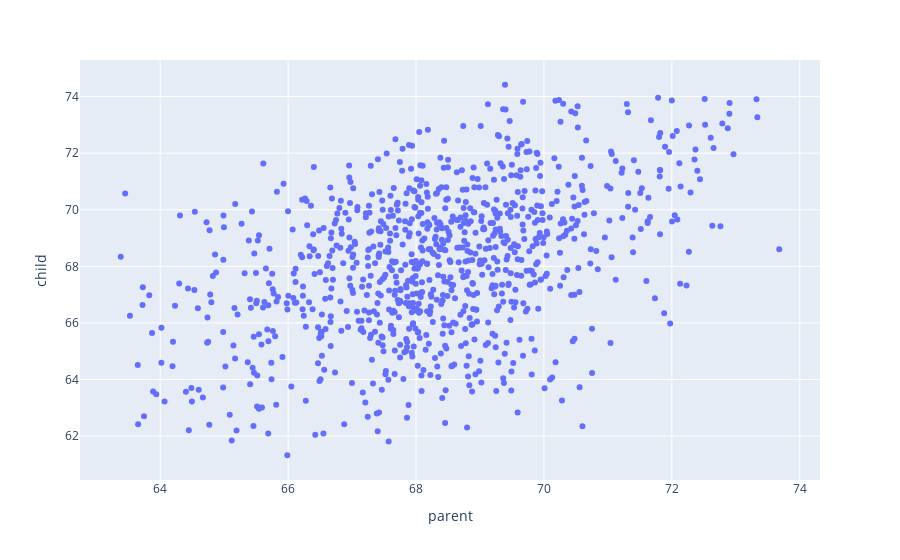

Notebook code cell kept with this figure:
### Code cell
fig = px.scatter(df, x= 'parent', y = 'child')
fig.show()

### Figure 1 — Plotly figure (JSON) as saved in the notebook; plotly's stock layout.template omitted (floating-point values rounded to 4 significant figures; data arrays with more than 128 entries replaced by an {"elided": "..."} marker saying what was removed)
{"data": [{"hovertemplate": "parent=%{x}<br>child=%{y}<extra></extra>", "legendgroup": "", "marker": {"color": "#636efa", "symbol": "circle"}, "mode": "markers", "name": "", "orientation": "v", "showlegend": false, "type": "scatter", "x": {"elided": "928 float values"}, "xaxis": "x", "y": {"elided": "928 float values"}, "yaxis": "y"}], "layout": {"legend": {"tracegroupgap": 0}, "margin": {"t": 60}, "xaxis": {"anchor": "y", "domain": [0, 1], "title": {"text": "parent"}}, "yaxis": {"anchor": "x", "domain": [0, 1], "title": {"text": "child"}}}}
